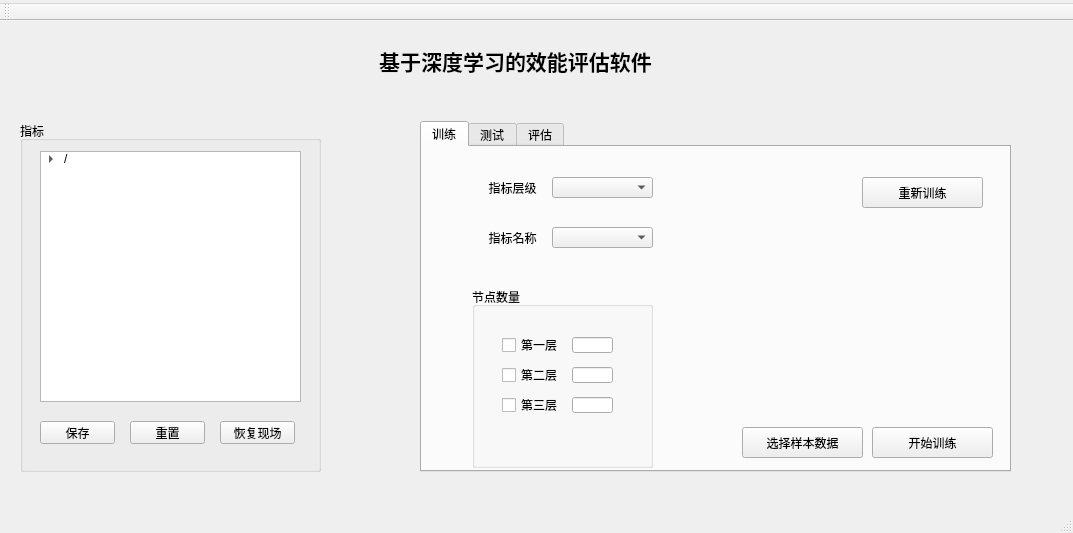
<?xml version="1.0" encoding="UTF-8"?>
<ui version="4.0">
 <class>MainWindow</class>
 <widget class="QMainWindow" name="MainWindow">
  <property name="geometry">
   <rect>
    <x>0</x>
    <y>0</y>
    <width>1073</width>
    <height>533</height>
   </rect>
  </property>
  <property name="windowTitle">
   <string>基于深度学习的效能评估软件</string>
  </property>
  <property name="documentMode">
   <bool>false</bool>
  </property>
  <widget class="QWidget" name="centralWidget">
   <widget class="QLabel" name="MainTitle">
    <property name="geometry">
     <rect>
      <x>350</x>
      <y>20</y>
      <width>331</width>
      <height>41</height>
     </rect>
    </property>
    <property name="text">
     <string>&lt;html&gt;&lt;head/&gt;&lt;body&gt;&lt;p align=&quot;center&quot;&gt;&lt;span style=&quot; font-size:16pt; font-weight:600;&quot;&gt;基于深度学习的效能评估软件&lt;/span&gt;&lt;/p&gt;&lt;/body&gt;&lt;/html&gt;</string>
    </property>
    <property name="textFormat">
     <enum>Qt::RichText</enum>
    </property>
    <property name="scaledContents">
     <bool>false</bool>
    </property>
    <property name="alignment">
     <set>Qt::AlignCenter</set>
    </property>
    <property name="wordWrap">
     <bool>false</bool>
    </property>
   </widget>
   <widget class="QTabWidget" name="tabWidget">
    <property name="geometry">
     <rect>
      <x>420</x>
      <y>100</y>
      <width>591</width>
      <height>351</height>
     </rect>
    </property>
    <property name="currentIndex">
     <number>0</number>
    </property>
    <widget class="QWidget" name="tab_train">
     <attribute name="title">
      <string>训练</string>
     </attribute>
     <widget class="QComboBox" name="comboBox_indexLevel">
      <property name="geometry">
       <rect>
        <x>130</x>
        <y>30</y>
        <width>101</width>
        <height>21</height>
       </rect>
      </property>
     </widget>
     <widget class="QComboBox" name="comboBox_indexName">
      <property name="geometry">
       <rect>
        <x>130</x>
        <y>80</y>
        <width>101</width>
        <height>21</height>
       </rect>
      </property>
     </widget>
     <widget class="QLabel" name="label_indexLevel">
      <property name="geometry">
       <rect>
        <x>60</x>
        <y>30</y>
        <width>61</width>
        <height>21</height>
       </rect>
      </property>
      <property name="text">
       <string>指标层级</string>
      </property>
      <property name="alignment">
       <set>Qt::AlignCenter</set>
      </property>
     </widget>
     <widget class="QLabel" name="label_indexName">
      <property name="geometry">
       <rect>
        <x>60</x>
        <y>80</y>
        <width>61</width>
        <height>21</height>
       </rect>
      </property>
      <property name="text">
       <string>指标名称</string>
      </property>
      <property name="alignment">
       <set>Qt::AlignCenter</set>
      </property>
     </widget>
     <widget class="QGroupBox" name="groupBox_nodeNum">
      <property name="geometry">
       <rect>
        <x>50</x>
        <y>140</y>
        <width>181</width>
        <height>181</height>
       </rect>
      </property>
      <property name="title">
       <string>节点数量</string>
      </property>
      <widget class="QCheckBox" name="checkBox_lv1">
       <property name="geometry">
        <rect>
         <x>30</x>
         <y>50</y>
         <width>71</width>
         <height>16</height>
        </rect>
       </property>
       <property name="text">
        <string>第一层</string>
       </property>
      </widget>
      <widget class="QLineEdit" name="lineEdit_lv1">
       <property name="geometry">
        <rect>
         <x>100</x>
         <y>50</y>
         <width>41</width>
         <height>16</height>
        </rect>
       </property>
       <property name="text">
        <string/>
       </property>
      </widget>
      <widget class="QCheckBox" name="checkBox_lv2">
       <property name="geometry">
        <rect>
         <x>30</x>
         <y>80</y>
         <width>71</width>
         <height>16</height>
        </rect>
       </property>
       <property name="text">
        <string>第二层</string>
       </property>
      </widget>
      <widget class="QLineEdit" name="lineEdit_lv2">
       <property name="geometry">
        <rect>
         <x>100</x>
         <y>80</y>
         <width>41</width>
         <height>16</height>
        </rect>
       </property>
      </widget>
      <widget class="QCheckBox" name="checkBox_lv3">
       <property name="geometry">
        <rect>
         <x>30</x>
         <y>110</y>
         <width>71</width>
         <height>16</height>
        </rect>
       </property>
       <property name="text">
        <string>第三层</string>
       </property>
      </widget>
      <widget class="QLineEdit" name="lineEdit_lv3">
       <property name="geometry">
        <rect>
         <x>100</x>
         <y>110</y>
         <width>41</width>
         <height>16</height>
        </rect>
       </property>
      </widget>
     </widget>
     <widget class="QPushButton" name="pushButton_selectTrain">
      <property name="geometry">
       <rect>
        <x>320</x>
        <y>280</y>
        <width>121</width>
        <height>31</height>
       </rect>
      </property>
      <property name="text">
       <string>选择样本数据</string>
      </property>
     </widget>
     <widget class="QPushButton" name="command_startTrain">
      <property name="geometry">
       <rect>
        <x>450</x>
        <y>280</y>
        <width>121</width>
        <height>31</height>
       </rect>
      </property>
      <property name="text">
       <string>开始训练</string>
      </property>
     </widget>
     <widget class="QPushButton" name="push_retrain">
      <property name="geometry">
       <rect>
        <x>440</x>
        <y>30</y>
        <width>121</width>
        <height>31</height>
       </rect>
      </property>
      <property name="text">
       <string>重新训练</string>
      </property>
     </widget>
    </widget>
    <widget class="QWidget" name="tab_test">
     <attribute name="title">
      <string>测试</string>
     </attribute>
     <widget class="QPushButton" name="pushButton_selectEvaluate">
      <property name="geometry">
       <rect>
        <x>320</x>
        <y>280</y>
        <width>121</width>
        <height>31</height>
       </rect>
      </property>
      <property name="text">
       <string>选择评估数据</string>
      </property>
     </widget>
     <widget class="QPushButton" name="command_startEvaluate">
      <property name="geometry">
       <rect>
        <x>450</x>
        <y>280</y>
        <width>121</width>
        <height>31</height>
       </rect>
      </property>
      <property name="text">
       <string>开始评估</string>
      </property>
     </widget>
     <widget class="QLabel" name="label_testIndexName">
      <property name="geometry">
       <rect>
        <x>60</x>
        <y>30</y>
        <width>61</width>
        <height>20</height>
       </rect>
      </property>
      <property name="text">
       <string>指标名称</string>
      </property>
      <property name="alignment">
       <set>Qt::AlignCenter</set>
      </property>
     </widget>
     <widget class="QLabel" name="label_indexweight">
      <property name="geometry">
       <rect>
        <x>60</x>
        <y>80</y>
        <width>61</width>
        <height>20</height>
       </rect>
      </property>
      <property name="text">
       <string>指标权重</string>
      </property>
      <property name="alignment">
       <set>Qt::AlignCenter</set>
      </property>
     </widget>
     <widget class="QLineEdit" name="lineEdit_indexWeight">
      <property name="geometry">
       <rect>
        <x>130</x>
        <y>80</y>
        <width>101</width>
        <height>21</height>
       </rect>
      </property>
     </widget>
     <widget class="QComboBox" name="comboBox_testIndex">
      <property name="geometry">
       <rect>
        <x>130</x>
        <y>30</y>
        <width>101</width>
        <height>21</height>
       </rect>
      </property>
     </widget>
     <widget class="QPushButton" name="push_retest">
      <property name="geometry">
       <rect>
        <x>440</x>
        <y>30</y>
        <width>121</width>
        <height>31</height>
       </rect>
      </property>
      <property name="text">
       <string>重新测试</string>
      </property>
     </widget>
    </widget>
    <widget class="QWidget" name="tab_evaluate">
     <attribute name="title">
      <string>评估</string>
     </attribute>
     <widget class="QGroupBox" name="group_evaluate">
      <property name="geometry">
       <rect>
        <x>270</x>
        <y>260</y>
        <width>301</width>
        <height>51</height>
       </rect>
      </property>
      <property name="title">
       <string>评估报告</string>
      </property>
      <widget class="QPushButton" name="push_showresult">
       <property name="geometry">
        <rect>
         <x>80</x>
         <y>20</y>
         <width>75</width>
         <height>23</height>
        </rect>
       </property>
       <property name="text">
        <string>查看</string>
       </property>
      </widget>
      <widget class="QPushButton" name="push_printresult">
       <property name="geometry">
        <rect>
         <x>170</x>
         <y>20</y>
         <width>75</width>
         <height>23</height>
        </rect>
       </property>
       <property name="text">
        <string>打印</string>
       </property>
      </widget>
     </widget>
     <widget class="QLineEdit" name="lineEdit_indexName_2">
      <property name="geometry">
       <rect>
        <x>130</x>
        <y>30</y>
        <width>101</width>
        <height>20</height>
       </rect>
      </property>
      <property name="text">
       <string/>
      </property>
     </widget>
     <widget class="QLineEdit" name="lineEdit_result">
      <property name="geometry">
       <rect>
        <x>130</x>
        <y>80</y>
        <width>101</width>
        <height>21</height>
       </rect>
      </property>
     </widget>
     <widget class="QLabel" name="label_testIndexName_2">
      <property name="geometry">
       <rect>
        <x>60</x>
        <y>30</y>
        <width>61</width>
        <height>20</height>
       </rect>
      </property>
      <property name="text">
       <string>指标名称</string>
      </property>
      <property name="alignment">
       <set>Qt::AlignCenter</set>
      </property>
     </widget>
     <widget class="QLabel" name="label_indexweight_2">
      <property name="geometry">
       <rect>
        <x>60</x>
        <y>80</y>
        <width>61</width>
        <height>20</height>
       </rect>
      </property>
      <property name="text">
       <string>评估结果</string>
      </property>
      <property name="alignment">
       <set>Qt::AlignCenter</set>
      </property>
     </widget>
     <widget class="QPushButton" name="push_save">
      <property name="geometry">
       <rect>
        <x>440</x>
        <y>30</y>
        <width>121</width>
        <height>31</height>
       </rect>
      </property>
      <property name="text">
       <string>保存现场</string>
      </property>
     </widget>
    </widget>
   </widget>
   <widget class="QGroupBox" name="group_index">
    <property name="geometry">
     <rect>
      <x>20</x>
      <y>100</y>
      <width>301</width>
      <height>351</height>
     </rect>
    </property>
    <property name="title">
     <string>指标</string>
    </property>
    <widget class="QTreeWidget" name="tree_index">
     <property name="geometry">
      <rect>
       <x>20</x>
       <y>30</y>
       <width>261</width>
       <height>251</height>
      </rect>
     </property>
     <property name="editTriggers">
      <set>QAbstractItemView::AnyKeyPressed|QAbstractItemView::DoubleClicked|QAbstractItemView::EditKeyPressed</set>
     </property>
     <attribute name="headerVisible">
      <bool>false</bool>
     </attribute>
     <column>
      <property name="text">
       <string>指标体系</string>
      </property>
     </column>
     <item>
      <property name="text">
       <string>/</string>
      </property>
      <property name="flags">
       <set>ItemIsSelectable|ItemIsEditable|ItemIsDragEnabled|ItemIsUserCheckable|ItemIsEnabled</set>
      </property>
      <item>
       <property name="text">
        <string>//</string>
       </property>
       <property name="flags">
        <set>ItemIsSelectable|ItemIsEditable|ItemIsDragEnabled|ItemIsUserCheckable|ItemIsEnabled</set>
       </property>
       <item>
        <property name="text">
         <string>///</string>
        </property>
        <property name="flags">
         <set>ItemIsSelectable|ItemIsEditable|ItemIsDragEnabled|ItemIsUserCheckable|ItemIsEnabled</set>
        </property>
       </item>
       <item>
        <property name="text">
         <string>///</string>
        </property>
        <property name="flags">
         <set>ItemIsSelectable|ItemIsEditable|ItemIsDragEnabled|ItemIsUserCheckable|ItemIsEnabled</set>
        </property>
       </item>
       <item>
        <property name="text">
         <string>///</string>
        </property>
        <property name="flags">
         <set>ItemIsSelectable|ItemIsEditable|ItemIsDragEnabled|ItemIsUserCheckable|ItemIsEnabled</set>
        </property>
       </item>
       <item>
        <property name="text">
         <string>///</string>
        </property>
        <property name="flags">
         <set>ItemIsSelectable|ItemIsEditable|ItemIsDragEnabled|ItemIsUserCheckable|ItemIsEnabled</set>
        </property>
       </item>
       <item>
        <property name="text">
         <string>///</string>
        </property>
        <property name="flags">
         <set>ItemIsSelectable|ItemIsEditable|ItemIsDragEnabled|ItemIsUserCheckable|ItemIsEnabled</set>
        </property>
       </item>
       <item>
        <property name="text">
         <string>///</string>
        </property>
        <property name="flags">
         <set>ItemIsSelectable|ItemIsEditable|ItemIsDragEnabled|ItemIsUserCheckable|ItemIsEnabled</set>
        </property>
       </item>
       <item>
        <property name="text">
         <string>///</string>
        </property>
        <property name="flags">
         <set>ItemIsSelectable|ItemIsEditable|ItemIsDragEnabled|ItemIsUserCheckable|ItemIsEnabled</set>
        </property>
       </item>
       <item>
        <property name="text">
         <string>///</string>
        </property>
        <property name="flags">
         <set>ItemIsSelectable|ItemIsEditable|ItemIsDragEnabled|ItemIsUserCheckable|ItemIsEnabled</set>
        </property>
       </item>
      </item>
      <item>
       <property name="text">
        <string>//</string>
       </property>
       <property name="flags">
        <set>ItemIsSelectable|ItemIsEditable|ItemIsDragEnabled|ItemIsUserCheckable|ItemIsEnabled</set>
       </property>
       <item>
        <property name="text">
         <string>///</string>
        </property>
        <property name="flags">
         <set>ItemIsSelectable|ItemIsEditable|ItemIsDragEnabled|ItemIsUserCheckable|ItemIsEnabled</set>
        </property>
       </item>
       <item>
        <property name="text">
         <string>///</string>
        </property>
        <property name="flags">
         <set>ItemIsSelectable|ItemIsEditable|ItemIsDragEnabled|ItemIsUserCheckable|ItemIsEnabled</set>
        </property>
       </item>
       <item>
        <property name="text">
         <string>///</string>
        </property>
        <property name="flags">
         <set>ItemIsSelectable|ItemIsEditable|ItemIsDragEnabled|ItemIsUserCheckable|ItemIsEnabled</set>
        </property>
       </item>
       <item>
        <property name="text">
         <string>///</string>
        </property>
        <property name="flags">
         <set>ItemIsSelectable|ItemIsEditable|ItemIsDragEnabled|ItemIsUserCheckable|ItemIsEnabled</set>
        </property>
       </item>
       <item>
        <property name="text">
         <string>///</string>
        </property>
        <property name="flags">
         <set>ItemIsSelectable|ItemIsEditable|ItemIsDragEnabled|ItemIsUserCheckable|ItemIsEnabled</set>
        </property>
       </item>
       <item>
        <property name="text">
         <string>///</string>
        </property>
        <property name="flags">
         <set>ItemIsSelectable|ItemIsEditable|ItemIsDragEnabled|ItemIsUserCheckable|ItemIsEnabled</set>
        </property>
       </item>
       <item>
        <property name="text">
         <string>///</string>
        </property>
        <property name="flags">
         <set>ItemIsSelectable|ItemIsEditable|ItemIsDragEnabled|ItemIsUserCheckable|ItemIsEnabled</set>
        </property>
       </item>
       <item>
        <property name="text">
         <string>///</string>
        </property>
        <property name="flags">
         <set>ItemIsSelectable|ItemIsEditable|ItemIsDragEnabled|ItemIsUserCheckable|ItemIsEnabled</set>
        </property>
       </item>
      </item>
      <item>
       <property name="text">
        <string>//</string>
       </property>
       <property name="flags">
        <set>ItemIsSelectable|ItemIsEditable|ItemIsDragEnabled|ItemIsUserCheckable|ItemIsEnabled</set>
       </property>
       <item>
        <property name="text">
         <string>///</string>
        </property>
        <property name="flags">
         <set>ItemIsSelectable|ItemIsEditable|ItemIsDragEnabled|ItemIsUserCheckable|ItemIsEnabled</set>
        </property>
       </item>
       <item>
        <property name="text">
         <string>///</string>
        </property>
        <property name="flags">
         <set>ItemIsSelectable|ItemIsEditable|ItemIsDragEnabled|ItemIsUserCheckable|ItemIsEnabled</set>
        </property>
       </item>
       <item>
        <property name="text">
         <string>///</string>
        </property>
        <property name="flags">
         <set>ItemIsSelectable|ItemIsEditable|ItemIsDragEnabled|ItemIsUserCheckable|ItemIsEnabled</set>
        </property>
       </item>
       <item>
        <property name="text">
         <string>///</string>
        </property>
        <property name="flags">
         <set>ItemIsSelectable|ItemIsEditable|ItemIsDragEnabled|ItemIsUserCheckable|ItemIsEnabled</set>
        </property>
       </item>
       <item>
        <property name="text">
         <string>///</string>
        </property>
        <property name="flags">
         <set>ItemIsSelectable|ItemIsEditable|ItemIsDragEnabled|ItemIsUserCheckable|ItemIsEnabled</set>
        </property>
       </item>
       <item>
        <property name="text">
         <string>///</string>
        </property>
        <property name="flags">
         <set>ItemIsSelectable|ItemIsEditable|ItemIsDragEnabled|ItemIsUserCheckable|ItemIsEnabled</set>
        </property>
       </item>
       <item>
        <property name="text">
         <string>///</string>
        </property>
        <property name="flags">
         <set>ItemIsSelectable|ItemIsEditable|ItemIsDragEnabled|ItemIsUserCheckable|ItemIsEnabled</set>
        </property>
       </item>
       <item>
        <property name="text">
         <string>///</string>
        </property>
        <property name="flags">
         <set>ItemIsSelectable|ItemIsEditable|ItemIsDragEnabled|ItemIsUserCheckable|ItemIsEnabled</set>
        </property>
       </item>
      </item>
      <item>
       <property name="text">
        <string>//</string>
       </property>
       <property name="flags">
        <set>ItemIsSelectable|ItemIsEditable|ItemIsDragEnabled|ItemIsUserCheckable|ItemIsEnabled</set>
       </property>
       <item>
        <property name="text">
         <string>///</string>
        </property>
        <property name="flags">
         <set>ItemIsSelectable|ItemIsEditable|ItemIsDragEnabled|ItemIsUserCheckable|ItemIsEnabled</set>
        </property>
       </item>
       <item>
        <property name="text">
         <string>///</string>
        </property>
        <property name="flags">
         <set>ItemIsSelectable|ItemIsEditable|ItemIsDragEnabled|ItemIsUserCheckable|ItemIsEnabled</set>
        </property>
       </item>
       <item>
        <property name="text">
         <string>///</string>
        </property>
        <property name="flags">
         <set>ItemIsSelectable|ItemIsEditable|ItemIsDragEnabled|ItemIsUserCheckable|ItemIsEnabled</set>
        </property>
       </item>
       <item>
        <property name="text">
         <string>///</string>
        </property>
        <property name="flags">
         <set>ItemIsSelectable|ItemIsEditable|ItemIsDragEnabled|ItemIsUserCheckable|ItemIsEnabled</set>
        </property>
       </item>
       <item>
        <property name="text">
         <string>///</string>
        </property>
        <property name="flags">
         <set>ItemIsSelectable|ItemIsEditable|ItemIsDragEnabled|ItemIsUserCheckable|ItemIsEnabled</set>
        </property>
       </item>
       <item>
        <property name="text">
         <string>///</string>
        </property>
        <property name="flags">
         <set>ItemIsSelectable|ItemIsEditable|ItemIsDragEnabled|ItemIsUserCheckable|ItemIsEnabled</set>
        </property>
       </item>
       <item>
        <property name="text">
         <string>///</string>
        </property>
        <property name="flags">
         <set>ItemIsSelectable|ItemIsEditable|ItemIsDragEnabled|ItemIsUserCheckable|ItemIsEnabled</set>
        </property>
       </item>
       <item>
        <property name="text">
         <string>///</string>
        </property>
        <property name="flags">
         <set>ItemIsSelectable|ItemIsEditable|ItemIsDragEnabled|ItemIsUserCheckable|ItemIsEnabled</set>
        </property>
       </item>
      </item>
      <item>
       <property name="text">
        <string>//</string>
       </property>
       <property name="flags">
        <set>ItemIsSelectable|ItemIsEditable|ItemIsDragEnabled|ItemIsUserCheckable|ItemIsEnabled</set>
       </property>
       <item>
        <property name="text">
         <string>///</string>
        </property>
        <property name="flags">
         <set>ItemIsSelectable|ItemIsEditable|ItemIsDragEnabled|ItemIsUserCheckable|ItemIsEnabled</set>
        </property>
       </item>
       <item>
        <property name="text">
         <string>///</string>
        </property>
        <property name="flags">
         <set>ItemIsSelectable|ItemIsEditable|ItemIsDragEnabled|ItemIsUserCheckable|ItemIsEnabled</set>
        </property>
       </item>
       <item>
        <property name="text">
         <string>///</string>
        </property>
        <property name="flags">
         <set>ItemIsSelectable|ItemIsEditable|ItemIsDragEnabled|ItemIsUserCheckable|ItemIsEnabled</set>
        </property>
       </item>
       <item>
        <property name="text">
         <string>///</string>
        </property>
        <property name="flags">
         <set>ItemIsSelectable|ItemIsEditable|ItemIsDragEnabled|ItemIsUserCheckable|ItemIsEnabled</set>
        </property>
       </item>
       <item>
        <property name="text">
         <string>///</string>
        </property>
        <property name="flags">
         <set>ItemIsSelectable|ItemIsEditable|ItemIsDragEnabled|ItemIsUserCheckable|ItemIsEnabled</set>
        </property>
       </item>
       <item>
        <property name="text">
         <string>///</string>
        </property>
        <property name="flags">
         <set>ItemIsSelectable|ItemIsEditable|ItemIsDragEnabled|ItemIsUserCheckable|ItemIsEnabled</set>
        </property>
       </item>
       <item>
        <property name="text">
         <string>///</string>
        </property>
        <property name="flags">
         <set>ItemIsSelectable|ItemIsEditable|ItemIsDragEnabled|ItemIsUserCheckable|ItemIsEnabled</set>
        </property>
       </item>
       <item>
        <property name="text">
         <string>///</string>
        </property>
        <property name="flags">
         <set>ItemIsSelectable|ItemIsEditable|ItemIsDragEnabled|ItemIsUserCheckable|ItemIsEnabled</set>
        </property>
       </item>
      </item>
     </item>
    </widget>
    <widget class="QPushButton" name="push_editIndex">
     <property name="geometry">
      <rect>
       <x>20</x>
       <y>300</y>
       <width>75</width>
       <height>23</height>
      </rect>
     </property>
     <property name="text">
      <string>保存</string>
     </property>
    </widget>
    <widget class="QPushButton" name="push_resumeIndex">
     <property name="geometry">
      <rect>
       <x>110</x>
       <y>300</y>
       <width>75</width>
       <height>23</height>
      </rect>
     </property>
     <property name="text">
      <string>重置</string>
     </property>
    </widget>
    <widget class="QPushButton" name="push_reloadIndex">
     <property name="geometry">
      <rect>
       <x>200</x>
       <y>300</y>
       <width>75</width>
       <height>23</height>
      </rect>
     </property>
     <property name="text">
      <string>恢复现场</string>
     </property>
    </widget>
   </widget>
  </widget>
  <widget class="QToolBar" name="mainToolBar">
   <attribute name="toolBarArea">
    <enum>TopToolBarArea</enum>
   </attribute>
   <attribute name="toolBarBreak">
    <bool>false</bool>
   </attribute>
  </widget>
  <widget class="QStatusBar" name="statusBar"/>
  <widget class="QMenuBar" name="menuBar">
   <property name="geometry">
    <rect>
     <x>0</x>
     <y>0</y>
     <width>1073</width>
     <height>23</height>
    </rect>
   </property>
   <widget class="QMenu" name="menu">
    <property name="title">
     <string/>
    </property>
   </widget>
   <addaction name="menu"/>
  </widget>
 </widget>
 <layoutdefault spacing="6" margin="11"/>
 <resources/>
 <connections/>
</ui>
